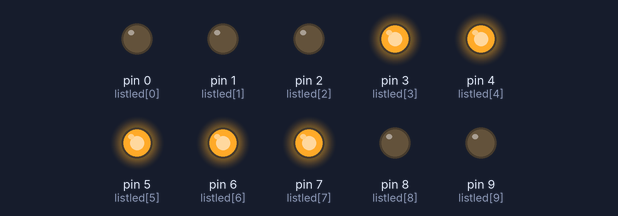
The sketch below on a simulated Arduino Uno, built with avr-gcc and run on an emulated ATmega328P. Parts: output pins drawn as LEDs (lit = HIGH). Random numbers use the default seed unless the sketch sets one.

Above: at 0.05 s.
At 5.0 s:
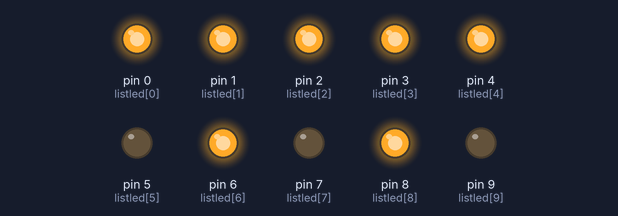
At 9.95 s:
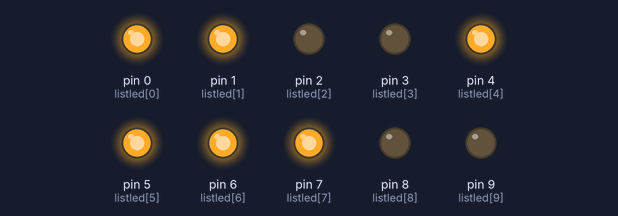
At 19.95 s:
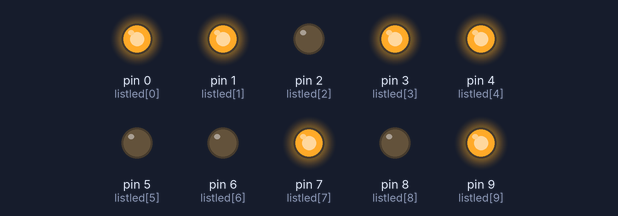
At 29.85 s:
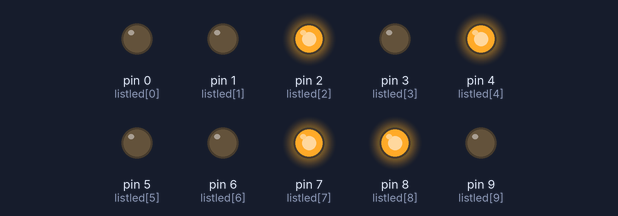
At 39.85 s:
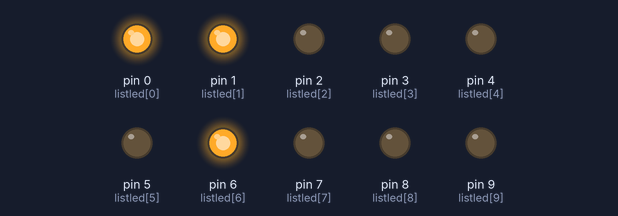
Timing chart, 0 to 40.0 s (numbered marks = the images above):
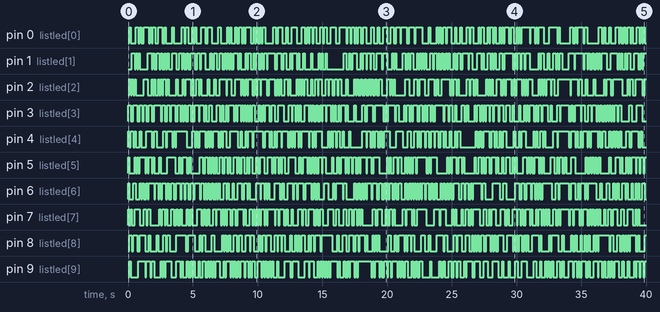

Measured:
- by itself, pin 0 (listled[0]): LOW → HIGH at 0.10 s, → LOW 0.10 s later, → HIGH 0.40 s later, → LOW 0.20 s later, … (184 changes in this stretch)
- by itself, pin 1 (listled[1]): LOW → HIGH at 0.30 s, → LOW 0.20 s later, → HIGH 0.10 s later, → LOW 0.10 s later, … (203 changes in this stretch)
- by itself, pin 2 (listled[2]): LOW → HIGH at 0.10 s, → LOW 0.10 s later, → HIGH 0.10 s later, → LOW 0.10 s later, … (189 changes in this stretch)
- by itself, pin 3 (listled[3]): LOW → HIGH at 0.00 s, → LOW 0.20 s later, → HIGH 0.20 s later, → LOW 0.30 s later, … (212 changes in this stretch)
- by itself, pin 4 (listled[4]): LOW → HIGH at 0.00 s, → LOW 0.10 s later, → HIGH 0.10 s later, → LOW 0.20 s later, … (184 changes in this stretch)
- by itself, pin 5 (listled[5]): LOW → HIGH at 0.00 s, → LOW 0.10 s later, → HIGH 0.40 s later, → LOW 0.10 s later, … (201 changes in this stretch)
- by itself, pin 6 (listled[6]): LOW → HIGH at 0.00 s, → LOW 0.10 s later, → HIGH 0.30 s later, → LOW 0.20 s later, … (204 changes in this stretch)
- by itself, pin 7 (listled[7]): LOW → HIGH at 0.00 s, → LOW 0.10 s later, → HIGH 0.10 s later, → LOW 0.10 s later, … (194 changes in this stretch)

The sketch:

bai1.ino
```cpp
int listled[]={0,1,2,3,4,5,6,7,8,9};

void setup() {
  for(int i=0;i<10;i++){
    pinMode(listled[i],OUTPUT);
  }
}

void loop() {
  for(int i=0;i<10;i++){
    int ranNum=random(1,11);
    if(ranNum%2==0){
      digitalWrite(listled[i],LOW);

    }else{
      digitalWrite(listled[i],HIGH);
    }
  }
  delay(100);
}
```
